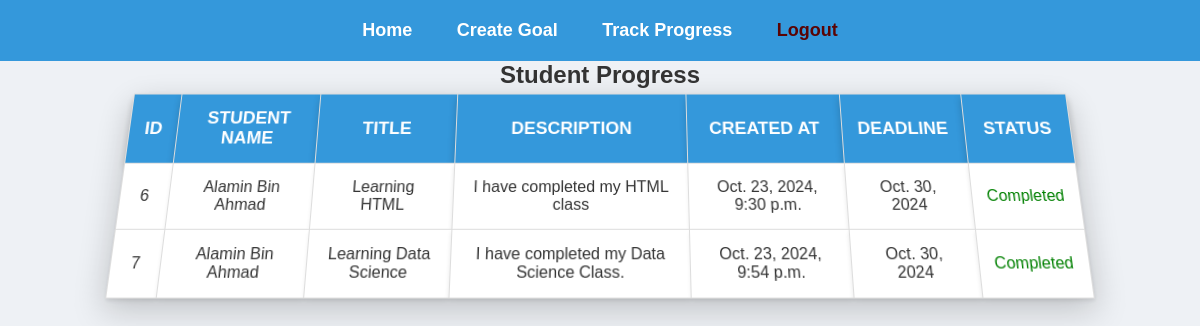
The page /student-progress/ (signed in) on the database as committed earlier.
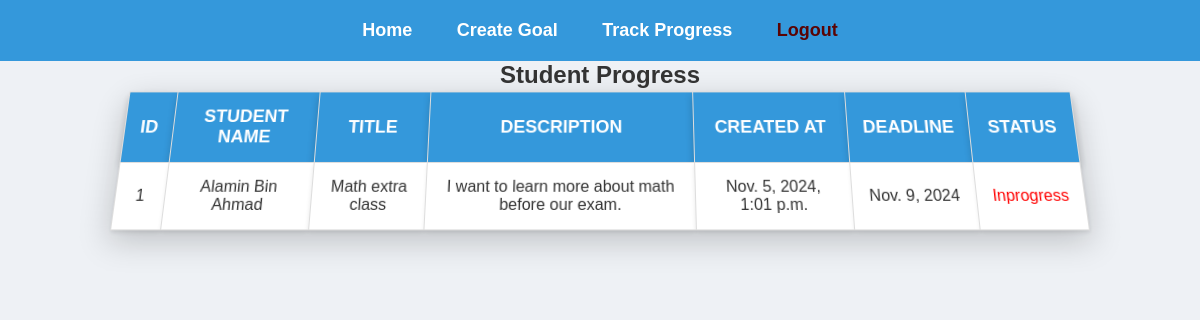
The same page on the database as committed later.
### SAAApp/models.py (models this page shows)
class Goal(models.Model):
    title = models.CharField(max_length=200)
    description = models.TextField()
    created_by = models.ForeignKey(User, on_delete=models.CASCADE)
    created_at = models.DateTimeField(auto_now_add=True)
    deadline = models.DateField()
    status = models.BooleanField(True,  default=False)

### SAAApp/views.py (the view)
# urls.py: path('student-progress/', views.track_progress_2, name='student_progress'),
@login_required(login_url='login')
def track_progress_2(request):
    goals = Goal.objects.all()
    return render(request, 'track_student_progress.html', {'goals': goals})

### templates/track_student_progress.html (shortened to what this page needs)
{% extends 'base.html' %}
{% block content %}
    <h2 style="text-align:center;">Student Progress</h2>
    <table>
        <thead>
            <th>ID</th>
            <th>STUDENT NAME</th>
            <th>TITLE</th>
            <th>DESCRIPTION</th>
            <th>CREATED AT</th>
            <th>DEADLINE</th>
            <th>STATUS</th>
        </thead>
        <tbody>
            {% if goals %}
            {% for goal in goals %}
            <tr>
                <td>{{goal.id}}</td>
                <td>{{goal.created_by.first_name}}</td>
                <td>{{goal.title}}</td>
                <td>{{goal.description}}</td>
                <td>{{goal.created_at}}</td>
                <td>{{goal.deadline}}</td>
                {% if goal.status %}
                <td style="color: green">Completed</td>
                {% else %}
                <td style="color: red">Inprogress</td>
                {% endif %}
            </tr>
            {% endfor %}
            {% else %}
            <tr>
                <td><i>No goals yet!</i></td>
            </tr>
            {% endif %}
        </tbody>
    </table>
{% endblock %}

### templates/base.html (shortened to what this page needs)
{% load static %}
<!DOCTYPE html>
<html lang="en">
<head>
    <link rel="stylesheet" href="{% static 'css/table.css' %}">
    <link rel="stylesheet" href="{% static 'css/style.css' %}">
<body>
    <nav>
        <ul>
            <li><a href="{% url 'home' %}">Home</a></li>
            <li><a href="{% url 'create_goal' %}">Create Goal</a></li>
            {% if user.is_superuser %}
            <li><a href="{% url 'student_progress' %}">Track Student Progress</a></li>
            <li><a href="{% url 'track_progress' %}">Track Progress</a></li>
            {% else %}
            <li><a href="{% url 'track_progress' %}">Track Progress</a></li>
            {% endif %}
            {% if user.username %}
            <li><a href="{% url 'logout' %}" style="color: rgb(90, 4, 4);">Logout</a></li>
            {% else %}
            <li><a href="{% url 'login' %}">Login</a></li>
            {% endif %}
        </ul>
    </nav>
    <div class="content">
        {% block content %}
        {% endblock %}
    </div>
</body>
</html>

### static/css/table.css (style rules this page uses)
table { width: 80%; margin: auto; border-collapse: collapse; box-shadow: 0px 10px 30px rgba(0, 0, 0, 0.2); transform: perspective(600px) rotateX(10deg); }
th, td { padding: 15px; text-align: center; border: 1px solid #ddd; background-color: #fff; }
th { background-color: #3498db; color: white; font-size: 18px; box-shadow: 0px 4px 8px rgba(0, 0, 0, 0.2); }
td { box-shadow: 0px 2px 4px rgba(0, 0, 0, 0.1); }

### static/css/style.css (style rules this page uses)
* { margin: 0; padding: 0; box-sizing: border-box; }
body { font-family: 'Arial', sans-serif; background-color: #eef1f5; color: #333; margin: 0; padding: 0; }
nav { background-color: #3498db; padding: 20px; }
nav ul { list-style-type: none; text-align: center; }
nav ul li { display: inline-block; margin: 0 20px; }
nav ul li a { color: white; text-decoration: none; font-size: 18px; font-weight: bold; transition: color 0.2s ease; }

Rows that differ between the two databases and show on the page:
removed Goal: id "6", created_by.first_name "Alamin Bin Ahmad", title "Learning HTML", description "I have completed my HTML class", created_at "Oct. 23, 2024, 9:30 p.m.", deadline "Oct. 30, 2024", status "Completed"
removed Goal: id "7", created_by.first_name "Alamin Bin Ahmad", title "Learning Data Science", description "I have completed my Data Science Class.", created_at "Oct. 23, 2024, 9:54 p.m.", deadline "Oct. 30, 2024", status "Completed"
added Goal: id "1", created_by.first_name "Alamin Bin Ahmad", title "Math extra class", description "I want to learn more about math before our exam.", created_at "Nov. 5, 2024, 1:01 p.m.", deadline "Nov. 9, 2024", status "Inprogress"
